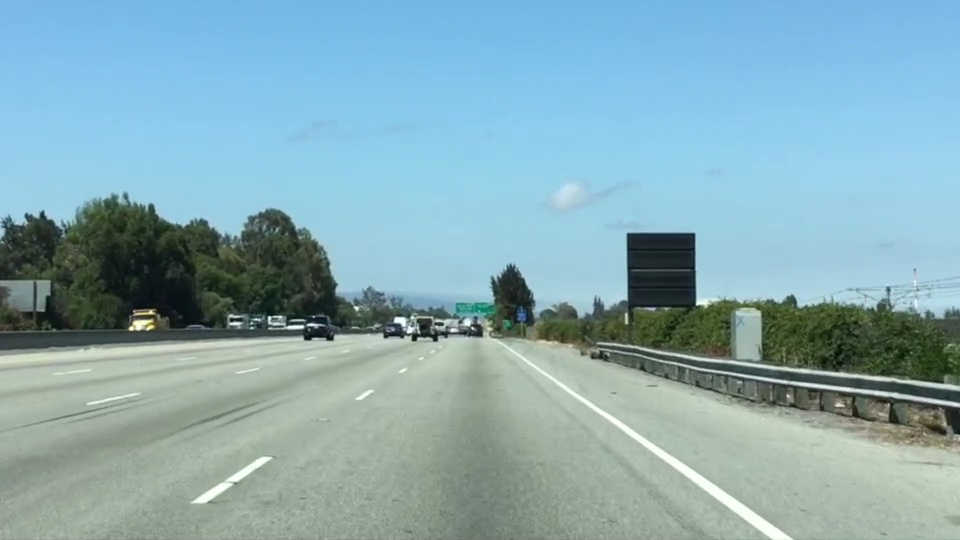
#> input picture Term1/2_FindingLaneLines/05_RegionMasking/test.jpg, 960 x 540 px, found by its file name
$ python module1.py
#> lines starting #> are read from the running program, lines starting #| are printed output that depends on the picture; after the words box and inside, x2 and y2 are one past the last pixel; in counts of white or black regions, pixels touching at a corner belong together
import matplotlib.pyplot as plt
import matplotlib.image as mpimg
import numpy as np

# Read in the image and print some stats
image = mpimg.imread(r'Term1\2_FindingLaneLines\05_RegionMasking\test.jpg')
#> image is the input picture: shape (540, 960, 3); mean R, G, B 135.5, 171.1, 179.2
print('This image is: ', type(image),
         'with dimensions:', image.shape)
#| This image is:  <class 'numpy.ndarray'> with dimensions: (540, 960, 3)

# Pull out the x and y sizes and make a copy of the image
ysize = image.shape[0]
#> ysize = 540
xsize = image.shape[1]
#> xsize = 960
region_select = np.copy(image)

# Define a triangle region of interest
# Keep in mind the origin (x=0, y=0) is in the upper left in image processing
# Note: if you run this code, you'll find these are not sensible values!!
# But you'll get a chance to play with them soon in a quiz
left_bottom = [0, ysize]
#> left_bottom = [0, 540]
right_bottom = [xsize, ysize]
#> right_bottom = [960, 540]
apex = [xsize/2, ysize*6/10]
#> apex = [480, 324]

# Fit lines (y=Ax+B) to identify the  3 sided region of interest
# np.polyfit() returns the coefficients [A, B] of the fit
fit_left = np.polyfit((left_bottom[0], apex[0]), (left_bottom[1], apex[1]), 1)
#> fit_left = [-0.45, 540]
fit_right = np.polyfit((right_bottom[0], apex[0]), (right_bottom[1], apex[1]), 1)
#> fit_right = [0.45, 108]
fit_bottom = np.polyfit((left_bottom[0], right_bottom[0]), (left_bottom[1], right_bottom[1]), 1)
#> fit_bottom = [-1.93e-16, 540]

# Find the region inside the lines
XX, YY = np.meshgrid(np.arange(0, xsize), np.arange(0, ysize))
region_thresholds = (YY > (XX*fit_left[0] + fit_left[1])) & \
                    (YY > (XX*fit_right[0] + fit_right[1])) & \
                    (YY < (XX*fit_bottom[0] + fit_bottom[1]))

# Color pixels red which are inside the region of interest
region_select[region_thresholds] = [255, 0, 0]
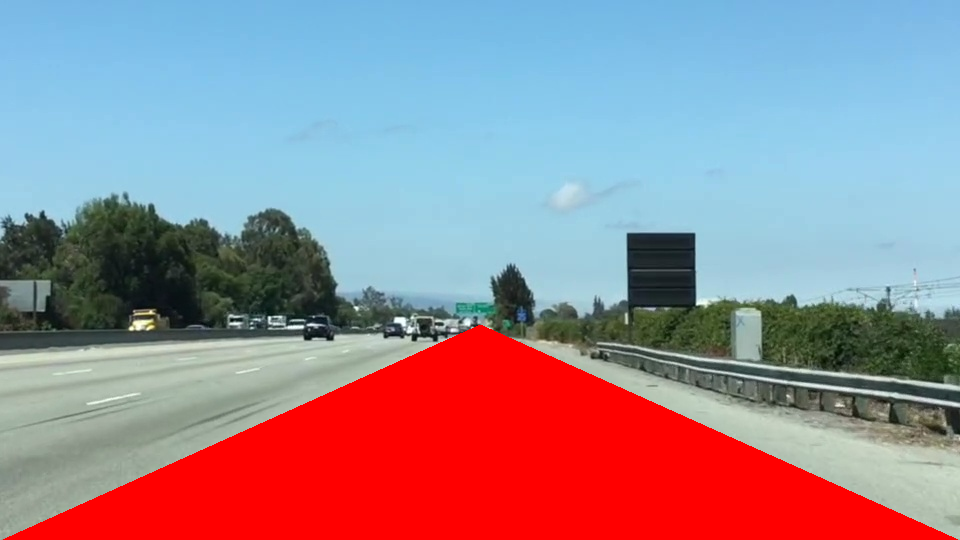
#> region_select: shape (540, 960, 3); 19.91% of pixels changed, all inside (x1, y1, x2, y2) = (3, 325, 958, 540)

# Display the image
plt.subplot(121)
plt.imshow(image)
plt.subplot(122)
plt.imshow(region_select)
plt.show()
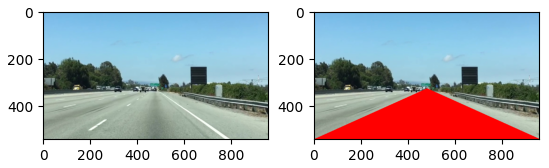
#> figure drawn by matplotlib, 2 panels
